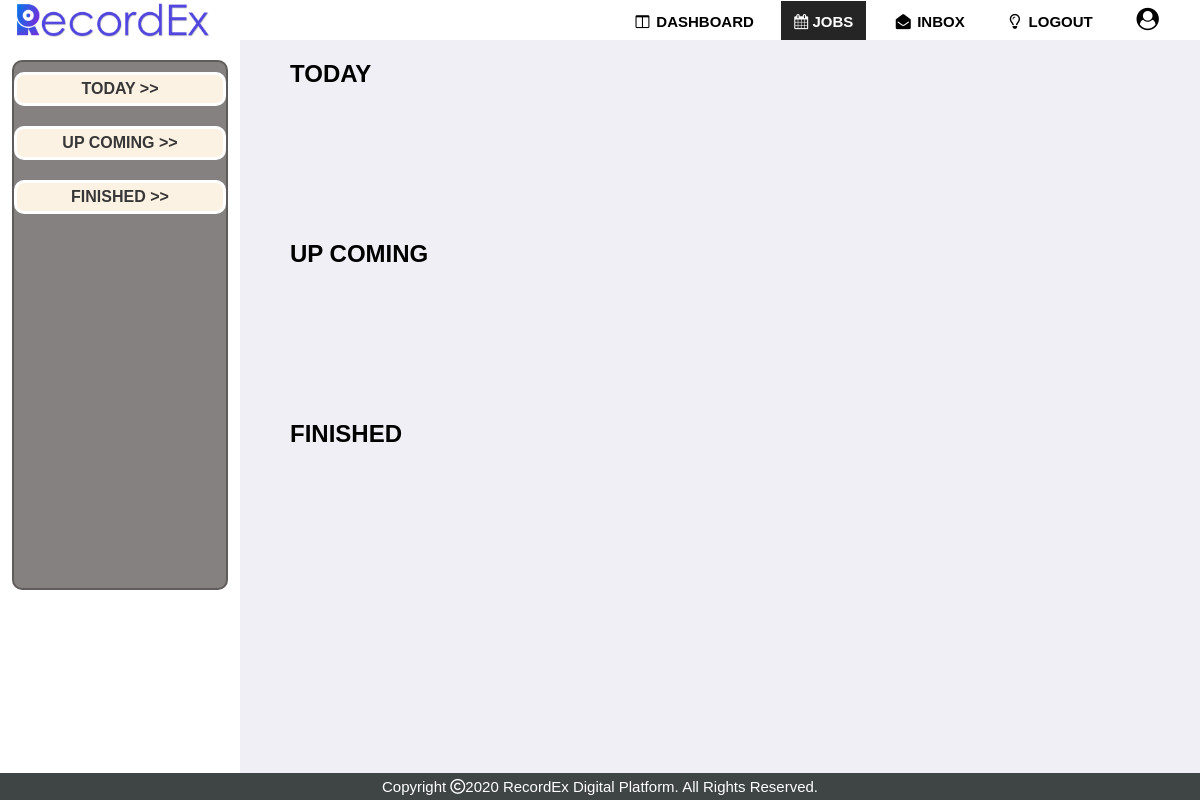
Page /view/customer/pendings.php (signed in) on the earlier database version.
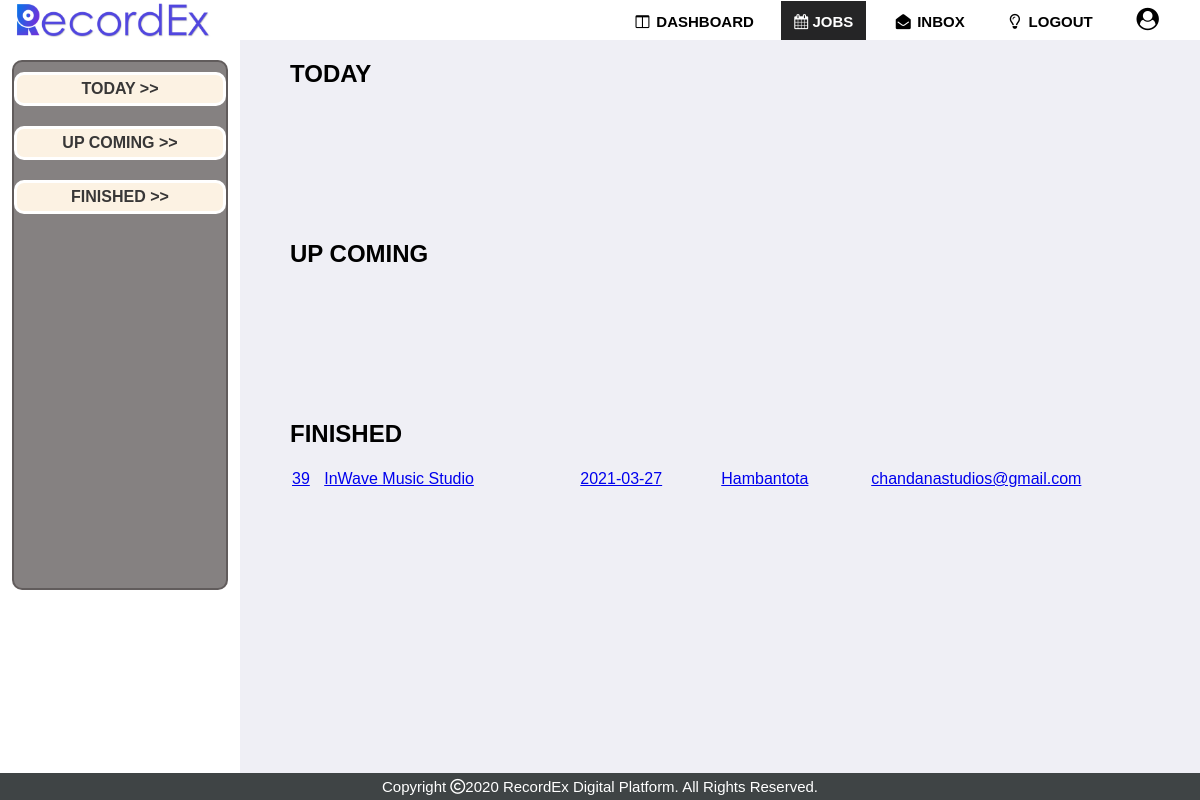
Same page on the later database version.
### tables this page shows
CREATE TABLE `reserved_job` (
  `job_id` int(5) NOT NULL,
  `c_id` int(5) NOT NULL,
  `studio_id` int(5) NOT NULL,
  `date` date NOT NULL,
  `choose_time` timestamp NULL DEFAULT NULL,
  `isplaced` int(1) NOT NULL DEFAULT 0
);

CREATE TABLE `studio` (
  `studio_id` int(5) NOT NULL,
  `studio_name` varchar(100) NOT NULL,
  `s_address_line1` varchar(100) NOT NULL,
  `s_address_line2` varchar(100) NOT NULL,
  `s_city` varchar(100) NOT NULL,
  `distric` varchar(100) NOT NULL,
  `postalcode` varchar(100) NOT NULL,
  `s_email` varchar(100) NOT NULL,
  `password` varchar(200) NOT NULL,
  `s_tele_no` int(20) NOT NULL,
  `paypal` varchar(100) NOT NULL,
  `owner_id` int(100) NOT NULL,
  `profile` varchar(500) NOT NULL,
  `cover` varchar(500) NOT NULL,
  `description` text NOT NULL,
  `latitude` varchar(50) NOT NULL,
  `longitude` varchar(50) NOT NULL,
  `verified` tinyint(4) NOT NULL DEFAULT 0,
  `email_verified` tinyint(1) NOT NULL DEFAULT 0,
  `owner_verified` tinyint(1) NOT NULL DEFAULT 0,
  `blocked` int(1) NOT NULL DEFAULT 0,
  `status` varchar(10) NOT NULL DEFAULT 'Active now'
);

### view/customer/pendings.php (the view, shortened to what this page needs)
<?php
require_once('../../inc/connection.php');
$today = date("Y-m-d");
$cus_id = $_SESSION['user_id'];
$query3 = "SELECT * FROM reserved_job WHERE c_id = $cus_id AND isplaced = 1 AND date < '$today'";
$result_set3 = mysqli_query($connection,$query3);
?>
<!DOCTYPE html>
<html>
<head>
	<link rel="stylesheet" type="text/css" href="../../css/customer/pendings.css">
</head>
<body>
		<?php require_once('../../inc/cust_dash_navbar.php');?>
		<div class="secondary">
		  <div class="btnbox">
		  	<a href="#today">Today >></a>
		    <a href="#upcoming">Up Coming >></a>
			<a href="#finish">Finished >></a>
		  </div>
		</div>
		<div class="primary">
		  <div class="ro1">
			<h1 id="today" style="margin-left: 40px;">TODAY</h1>
		  </div>
		  <div class="ro2">
			<h1 id="upcoming" style="margin-left: 40px;">UP COMING</h1>
		  </div>
		  <div class="ro3">
			<h1 id="finished" style="margin-left: 40px;">FINISHED</h1>
			<?php
			  echo "<table>";
			  while($row3=mysqli_fetch_assoc($result_set3)){
				$sid =$row3['studio_id'];
				$query11 = "SELECT *  FROM studio WHERE studio_id = $sid";
				$result_set11 = mysqli_query($connection,$query11);
				$record11 = mysqli_fetch_assoc($result_set11);
				echo "<tr>";
				echo "<td><a title='Job ID' href='view_jobs.php?job=$row3[job_id]&&status=3'>".$row3['job_id']."</a></td>";
				echo "<td><a href='view_jobs.php?job=$row3[job_id]&&status=3'>".$record11['studio_name']."</a></td>";
				echo "<td><a title='Booking Date' href='view_jobs.php?job=$row3[job_id]&&status=3'>".$row3['date']."</a></td>";
				echo "<td><a href='view_jobs.php?job=$row3[job_id]&&status=3'>".$record11['distric']."</a></td>";
				echo "<td><a href='view_jobs.php?job=$row3[job_id]&&status=3'>".$record11['s_email']."</a></td>";
				echo "</tr>";
			  }
			  echo "</table>";
			?>
		  </div>
		</div>
	<?php require_once('../../inc/minfooter.php'); ?>
</body>
</html>

Differences in the rows shown:
added reserved_job: job_id "39", studio.studio_name "InWave Music Studio", date "2021-03-27", studio.distric "Hambantota", studio.s_email "chandanastudios@gmail.com"
